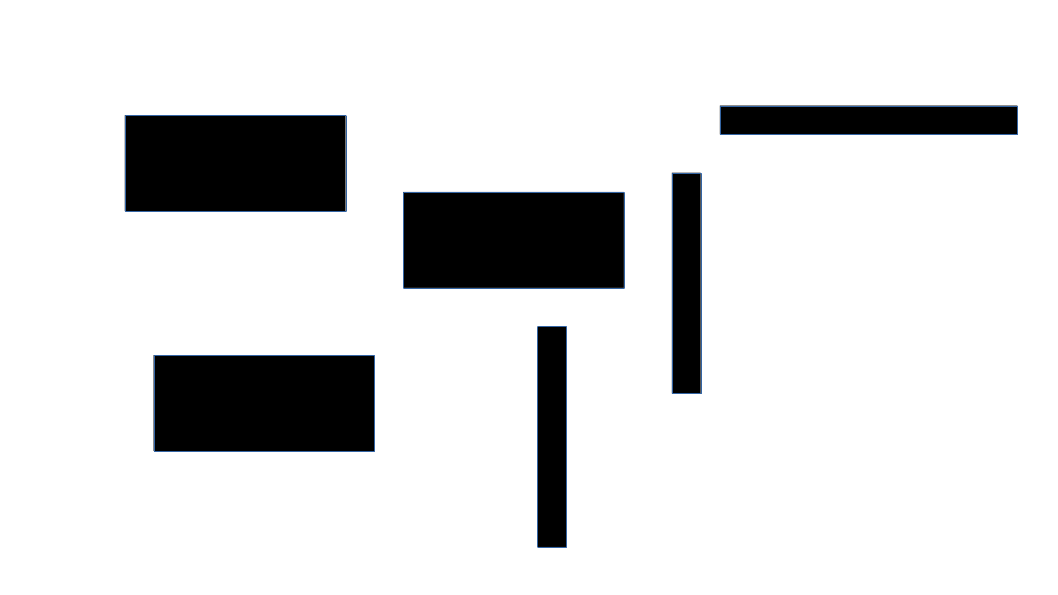
#> input picture map.png, 1058 x 595 px
$ python main.py
#> lines starting #> are read from the running program, lines starting #| are printed output that depends on the picture; after the words box and inside, x2 and y2 are one past the last pixel; in counts of white or black regions, pixels touching at a corner belong together
import argparse
import pathlib
import shutil
import os
import cv2

from rrt.solve import rrt_solver, rrt_star_solver


def pick_start_target_pos(event, x, y, flags, param):
    coordinates = param[0]
    image = param[1]
    if event == cv2.EVENT_LBUTTONDOWN:
        if len(coordinates) == 0:
            cv2.circle(image, (x,y), 5, (0,0,255), 25)
        elif len(coordinates) == 2:
            cv2.circle(image, (x,y), 5, (255,0,0), 25)
        else:
            return None
        coordinates.append(x)
        coordinates.append(y)

if __name__ == '__main__':

    parser = argparse.ArgumentParser()
    parser.add_argument('--map', type=str, default='map.png', help='path to map file')
    parser.add_argument('--stepsize', type=int, default=30, help='step size')
    parser.add_argument('--alg', type=str, default='rrtstar', help='rrtstar or rrt')
    args = parser.parse_args()

    if os.path.exists('images'):
        shutil.rmtree('images')
    pathlib.Path('images').mkdir(parents=True, exist_ok=True)

    map = args.map
    world_map = cv2.imread(map, cv2.IMREAD_COLOR)
#> world_map is the input picture: shape (595, 1058, 3); mean B, G, R 220.9, 220.5, 220.2
    stepsize = args.stepsize
    coordinates=[]

    window_name = 'Path Planning'
    cv2.namedWindow(window_name)
    cv2.setMouseCallback(window_name, pick_start_target_pos, param=[coordinates, world_map])

    while True:
        cv2.imshow(window_name, world_map)
        cv2.putText(world_map, 'Choose start/target position', (200,100), cv2.FONT_HERSHEY_PLAIN, 3, (0,0,0), 2)
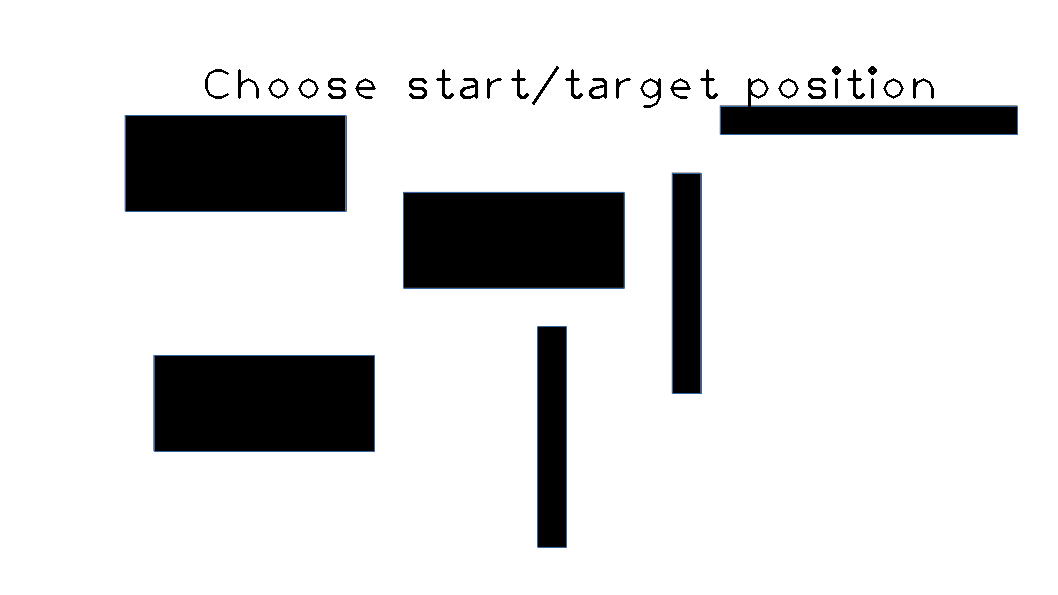
#> world_map: shape (595, 1058, 3); 0.62% of pixels changed, all inside (x1, y1, x2, y2) = (205, 66, 934, 108)
        if len(coordinates) == 4:
            cv2.waitKey(1000)
            break
        k = cv2.waitKey(20) & 0xFF
#> (key Esc is pressed here)
        if k == 27:
            break

#> (the run stopped early here; a loop or call above may not have finished)
